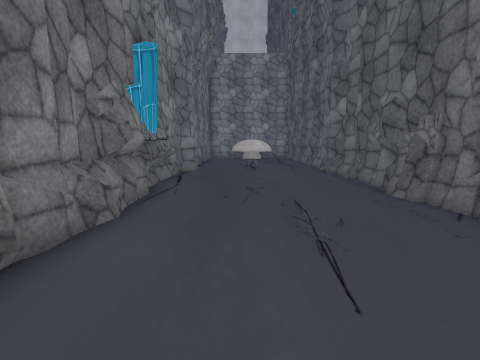
view 1 (above)

12 first-person views from a walk through a Unity game level. The camera is 1.3 m above the floor, tilts 8° down and sees 85° across. The floor is counted in squares, 1 m on a side. Each view is taken from the middle of a square. On the plan, view 1 faces up. The plan holds only what a view shows up to about 13 squares ahead; the rest is blank. The place goes on beyond the plan. The player character is not drawn. Some surface patterns are stand-ins.

view 2
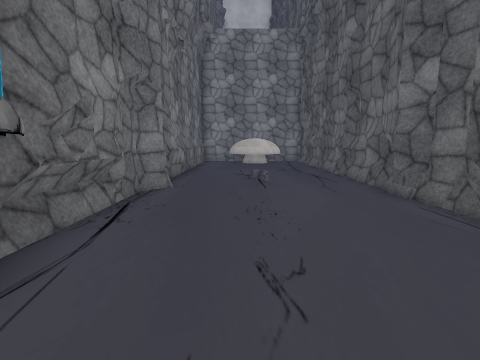

view 3
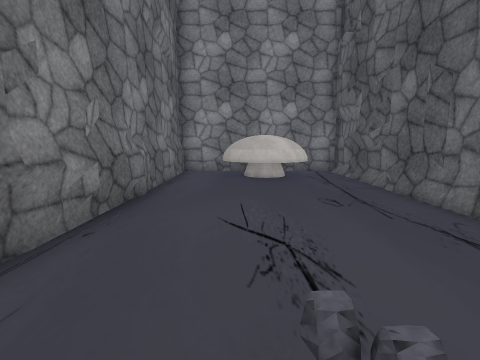

view 4
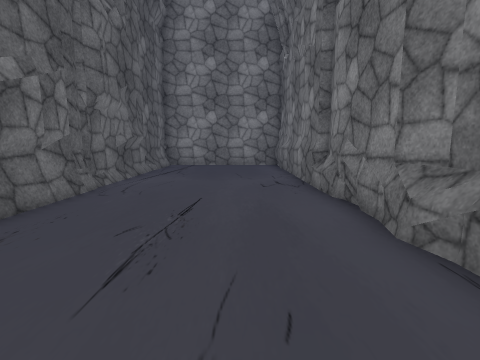

view 5
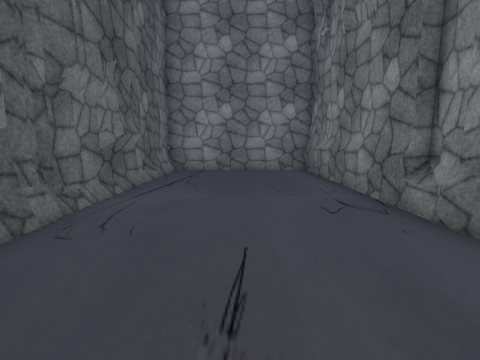

view 6
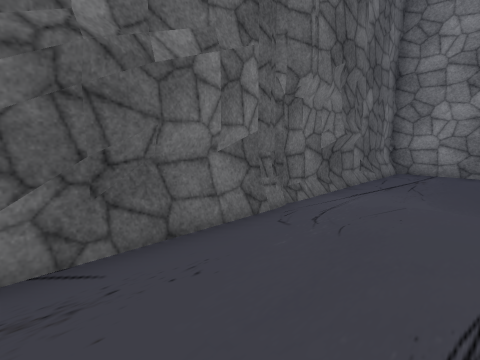

view 7
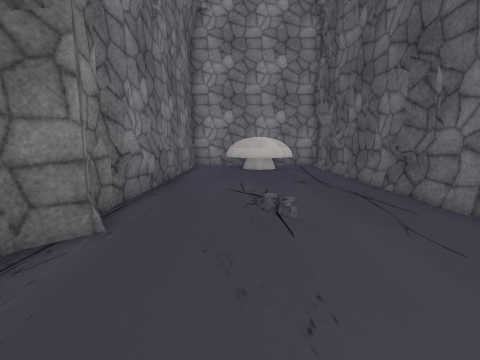

view 8
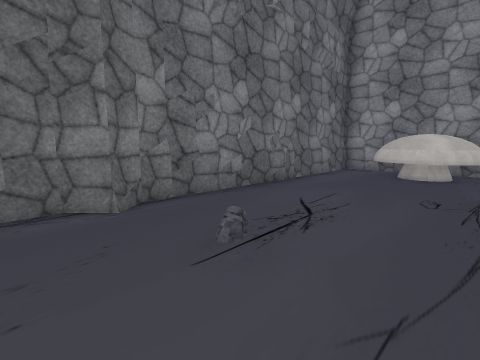

view 9
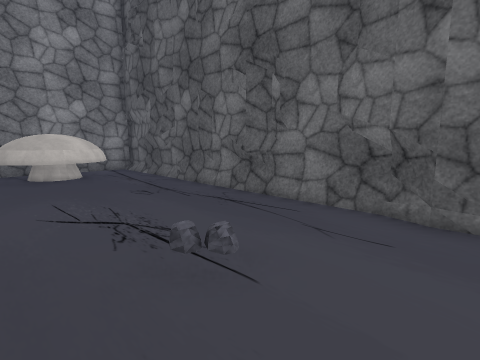

view 10
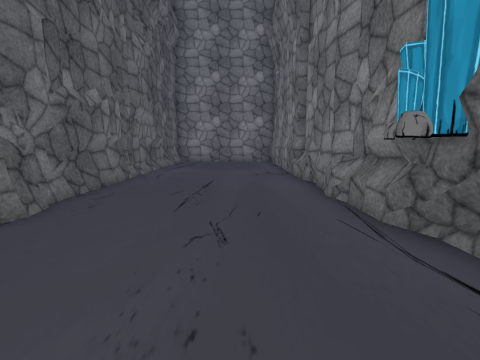

view 11
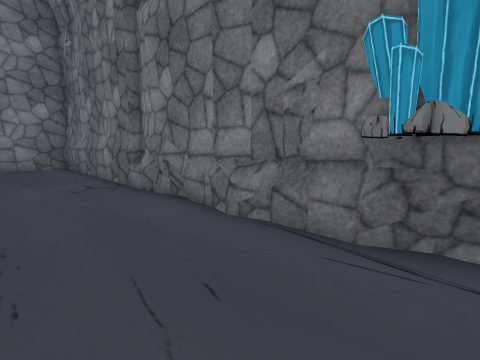

view 12
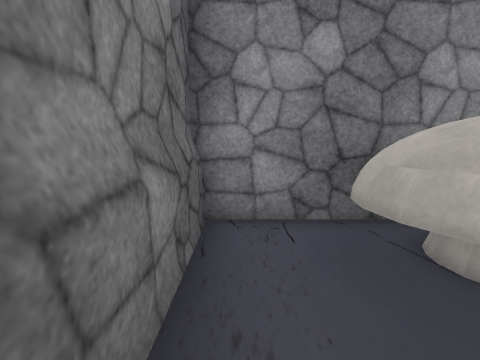

### Floor plan
Points are (right, up) in squares from view 1. A wall is a line through its corners. A room is listed if a view was taken in it or the views show most of it. See-through windows are left out.
Room 1 (views 1, 2, 3, 4, 5, 6, 7, 8, 9, 10, 11, 12)
walls: (4.4, 9.6) (4.5, 10.2) (4.3, 11.1); (4.2, 7.2) (4.2, 10.2); (-2.6, 9.8) (-2.7, 8.9); (-2.7, 9.6) (-2.6, 8.2); (4.3, 10.9) (3.9, 11.7); (4.5, 7.2) (4.2, 8); (4, 11.7) (4.5, 13.4); (4, 11.7) (4.4, 12.5); (-2.4, 6.6) (-2.4, 6) (-2.8, 5.2); (4.4, 6.6) (4.4, 10.2); (-2.6, 6.6) (-2.6, 4.5); (-2.8, 11.3) (-2.6, 10.5); (4.1, 5.8) (4, 6.4) (4.2, 7.3); (-2.8, 11.4) (-2.6, 10.8); (4.3, 12.2) (4.4, 12.6) (4.5, 24.4) (-2.9, 24.4); (4.3, 5.7) (4.1, 6.5); (4.2, 12.4) (4.2, 17.1); (-2.6, 5.9) (-2.8, 5.3); (-2.6, 12.2) (-2.6, 7.5); (-2.8, 4.6) (-2.5, 3.6); (4.3, 4) (4.5, 5); (-2.6, 3.8) (-2.6, 0.8); (-2.4, 3.5) (-2.4, 1.4); (-2.8, 14.4) (-2.6, 13.5) (-2.2, 12.8) (-2.8, 11.9); (4.5, 14.7) (4.7, 15.4) (4.4, 16.3); (4.4, 3.2) (4.3, 4.2); (-2.5, 15) (-2.6, 14.2); (-2.5, 2.8) (-2.2, 0.7); (4.5, 15.4) (4.3, 16.2) (4.5, 17); (-2.3, 1.8) (-2.8, -0.3) (-2.4, -0.3) (-2.4, -7.7) (4.3, -7.7) (4.4, -7.3); (4.5, 1) (4.3, 2.1); (-2.7, 17.1) (-2.6, 16.4); (4.2, 0.6) (4.2, 6.5); (-2.8, 18.8) (-2.6, 18); (-2.6, 19.6) (-2.3, 18); (4.5, 19.8) (4.2, 20.7) (4.2, 21.9); (4.4, -1.9) (4.5, -1.4); (4.5, 20.4) (4.3, 20.8); (4.2, -2.5) (4.5, -1.4); (4.2, -3.5) (4.2, -2.4); (-2.3, -4.8) (-2.1, -5.6); (-2.1, -5.5) (-2.1, -7.6); (-2.4, -5.6) (-2.3, -6.4); (-2.6, 24.3) (-2.6, 13.5); (4.4, -7.7) (4.4, 5.7)
low walls: (4.2, 10.2) (4, 11.7); (-2.8, 10.6) (-2.8, 7.5); (-3, 10.6) (-3, 8.1) (-2.7, 7.5); (-2.7, 11.4) (-3, 10.5); (-2.8, 6.1) (-2.8, 5.6); (-2.4, 12.4) (-2.6, 12.2); (-2.6, 5.3) (-2.5, 4.8); (-2.4, 16.6) (-2.6, 15.7); (-2.5, 1.3) (-2.4, 0.8); (4.2, 17.5) (4.2, 19.2); (-2.5, 18.6) (-2.6, 18.1); (-2.4, 18.9) (-2.4, 15); (4.2, -5.1) (4.5, -4.3); (4.2, -6.4) (4.2, -5.5); (4.2, -7.4) (4.2, -6.5)
ways out: gap at (-3, 24)
objects: other object (-3, 7) to (-2, 7); other object (0, 21) to (2, 24)

Positions as (right, up) in squares from view 1, and headings:
1: (0, 0), facing up
2: (0, 5), facing up
3: (0, 12), facing up
4: (0, 8), facing down
5: (1, 5), facing down
6: (1, 5), facing down-right
7: (0, 9), facing up
8: (3, 11), facing up-left
9: (-1, 11), facing up-right
10: (0, 11), facing down
11: (1, 8), facing down-left
12: (-2, 20), facing up
